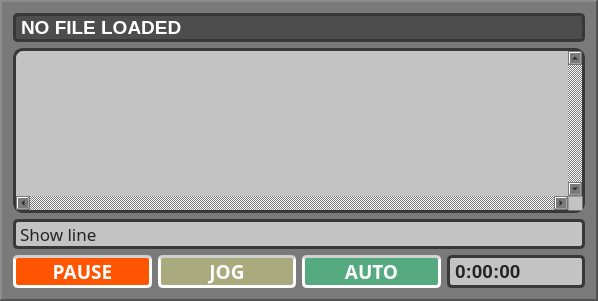
    <widget class="QFrame" name="frame_showtext">
     <property name="geometry">
      <rect>
       <x>13</x>
       <y>13</y>
       <width>598</width>
       <height>301</height>
      </rect>
     </property>
     <property name="styleSheet">
      <string notr="true">background-color: rgb(122, 122, 122);</string>
     </property>
     <property name="frameShape">
      <enum>QFrame::Panel</enum>
     </property>
     <property name="frameShadow">
      <enum>QFrame::Raised</enum>
     </property>
     <property name="lineWidth">
      <number>2</number>
     </property>
     <layout class="QGridLayout" name="gridLayout_2">
      <item row="0" column="0" colspan="4">
       <widget class="QLabel" name="label_directory">
        <property name="font">
         <font>
          <family>Arial</family>
          <pointsize>14</pointsize>
          <weight>9</weight>
          <italic>false</italic>
          <bold>false</bold>
         </font>
        </property>
        <property name="styleSheet">
         <string notr="true">background-color: rgb(77, 77, 77);
font: 75 14pt &quot;Arial&quot;;
color: rgb(255, 255, 255);
border: 3px solid  rgb(56, 56, 56);
border-radius: 5px
</string>
        </property>
        <property name="frameShadow">
         <enum>QFrame::Sunken</enum>
        </property>
        <property name="text">
         <string>&lt;html&gt;&lt;head/&gt;&lt;body&gt;&lt;p&gt;&lt;span style=&quot; font-weight:600;&quot;&gt;NO FILE LOADED&lt;/span&gt;&lt;/p&gt;&lt;/body&gt;&lt;/html&gt;</string>
        </property>
       </widget>
      </item>
      <item row="1" column="0" rowspan="2" colspan="4">
       <widget class="QTextBrowser" name="textBrowser_showfile">
        <property name="font">
         <font>
          <family>Arial</family>
          <pointsize>15</pointsize>
          <weight>75</weight>
          <bold>true</bold>
         </font>
        </property>
        <property name="styleSheet">
         <string notr="true">background-color: rgb(195, 195, 195);
border: 3px solid  rgb(56, 56, 56);
border-radius: 10px</string>
        </property>
        <property name="verticalScrollBarPolicy">
         <enum>Qt::ScrollBarAlwaysOn</enum>
        </property>
        <property name="horizontalScrollBarPolicy">
         <enum>Qt::ScrollBarAlwaysOn</enum>
        </property>
        <property name="sizeAdjustPolicy">
         <enum>QAbstractScrollArea::AdjustIgnored</enum>
        </property>
        <property name="readOnly">
         <bool>false</bool>
        </property>
        <property name="overwriteMode">
         <bool>true</bool>
        </property>
       </widget>
      </item>
      <item row="5" column="0">
       <widget class="QPushButton" name="pushButton_pause">
        <property name="font">
         <font>
          <family>Arial 12</family>
          <pointsize>14</pointsize>
          <weight>75</weight>
          <italic>false</italic>
          <bold>true</bold>
         </font>
        </property>
        <property name="mouseTracking">
         <bool>true</bool>
        </property>
        <property name="focusPolicy">
         <enum>Qt::StrongFocus</enum>
        </property>
        <property name="autoFillBackground">
         <bool>false</bool>
        </property>
        <property name="styleSheet">
         <string notr="true">QPushButton{
background-color: rgb(255, 85, 0);
color: rgb(255, 255, 255);
border: 3px solid rgb(255, 255, 255);
border-radius: 5px;
border-top-color: rgb(208, 208, 208);}
QPushButton:hover {
	border: 3px solid rgb(77, 77, 77);
	color: rgb(77, 77, 77);
}
QPushButton:pressed {
	background-color: rgb(163, 228, 215);
}</string>
        </property>
        <property name="text">
         <string>PAUSE</string>
        </property>
        <property name="flat">
         <bool>false</bool>
        </property>
       </widget>
      </item>
      <item row="3" column="0" colspan="4">
       <widget class="QLabel" name="label_showline">
        <property name="font">
         <font>
          <family>Arial 12</family>
          <pointsize>13</pointsize>
          <weight>9</weight>
          <italic>false</italic>
          <bold>false</bold>
         </font>
        </property>
        <property name="styleSheet">
         <string notr="true">background-color: rgb(195, 195, 195);
color: rgb(36, 36, 36);
font: 75 13pt &quot;Arial&quot; bold;
border: 3px solid  rgb(56, 56, 56);
border-radius: 5px;</string>
        </property>
        <property name="text">
         <string>Show line</string>
        </property>
       </widget>
      </item>
      <item row="5" column="1">
       <widget class="QPushButton" name="pushButton_jog">
        <property name="font">
         <font>
          <family>Arial 12</family>
          <pointsize>14</pointsize>
          <weight>75</weight>
          <italic>false</italic>
          <bold>true</bold>
         </font>
        </property>
        <property name="mouseTracking">
         <bool>true</bool>
        </property>
        <property name="focusPolicy">
         <enum>Qt::StrongFocus</enum>
        </property>
        <property name="autoFillBackground">
         <bool>false</bool>
        </property>
        <property name="styleSheet">
         <string notr="true">QPushButton{background-color: rgb(170, 170, 127);
color: rgb(255, 255, 255);
border: 3px solid rgb(255, 255, 255);
border-radius: 5px;
border-top-color: rgb(208, 208, 208);
}
QPushButton:hover {
	border: 3px solid rgb(77, 77, 77);
	color: rgb(77, 77, 77);
}
QPushButton:pressed {
	background-color: rgb(163, 228, 215);
}</string>
        </property>
        <property name="text">
         <string>JOG</string>
        </property>
        <property name="flat">
         <bool>false</bool>
        </property>
       </widget>
      </item>
      <item row="5" column="2">
       <widget class="QPushButton" name="pushButton_auto">
        <property name="font">
         <font>
          <family>Arial 12</family>
          <pointsize>14</pointsize>
          <weight>75</weight>
          <italic>false</italic>
          <bold>true</bold>
         </font>
        </property>
        <property name="mouseTracking">
         <bool>true</bool>
        </property>
        <property name="focusPolicy">
         <enum>Qt::StrongFocus</enum>
        </property>
        <property name="autoFillBackground">
         <bool>false</bool>
        </property>
        <property name="styleSheet">
         <string notr="true">QPushButton { background-color: rgb(85, 170, 127);
color: rgb(255, 255, 255);
border: 3px solid rgb(255, 255, 255);
border-radius: 5px;
border-top-color: rgb(208, 208, 208);
}
QPushButton:hover {
	border: 3px solid rgb(77, 77, 77);
	color: rgb(77, 77, 77);
}
QPushButton:pressed {
	background-color: rgb(163, 228, 215);
}</string>
        </property>
        <property name="text">
         <string>AUTO</string>
        </property>
        <property name="flat">
         <bool>false</bool>
        </property>
       </widget>
      </item>
      <item row="5" column="3">
       <widget class="QLabel" name="label_showtime">
        <property name="font">
         <font>
          <family>Arial</family>
          <pointsize>14</pointsize>
          <weight>75</weight>
          <italic>false</italic>
          <bold>true</bold>
         </font>
        </property>
        <property name="styleSheet">
         <string notr="true">background-color: rgb(195, 195, 195);
color: rgb(36, 36, 36);
border: 3px solid  rgb(56, 56, 56);
border-radius: 5px</string>
        </property>
        <property name="text">
         <string>0:00:00</string>
        </property>
       </widget>
      </item>
     </layout>
    </widget>
